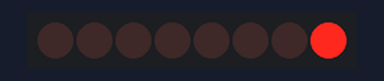
The sketch below on a simulated Arduino Uno, built with avr-gcc and run on an emulated ATmega328P. Parts: 8 shift-register outputs drawn as a row of LEDs (first output left, lit = HIGH). Wiring (inferred from the names in the program): shift register (74HC595): data pin 2; shift clock pin 4; latch pin 3. Wiring (inferred from the signals the program sends): row of LEDs: on Q0, Q1, Q2, Q3, Q4, Q5, Q6, Q7.

Above: at 0.15 s.
At 1.6 s:
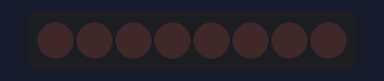
At 2.85 s:
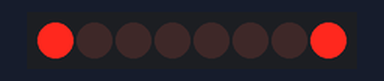
At 4.25 s:
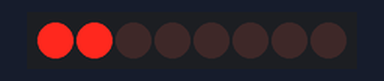
At 6.85 s:
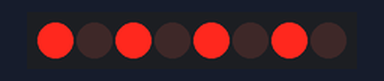
At 11.25 s:
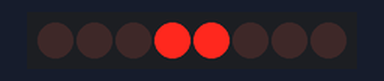
Timing chart, 0 to 11.6 s (numbered marks = the images above):
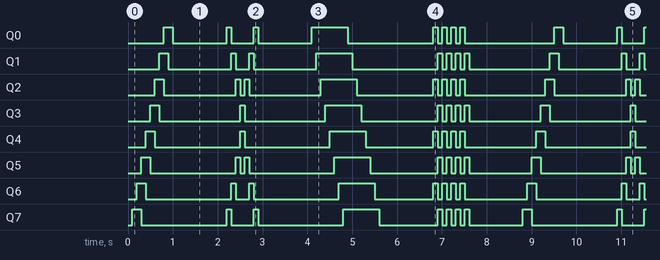

Measured:
- by itself, Q3: repeats every 8.7 s: LOW 1.8 s, HIGH 0.10 s, LOW 1.8 s, HIGH 0.80 s, LOW 1.7 s, 3 × (HIGH 0.10 s, LOW 0.10 s), HIGH 0.10 s, LOW 1.6 s, HIGH 0.20 s
- by itself, Q4: repeats every 8.7 s: LOW 1.9 s, HIGH 0.10 s, LOW 1.9 s, HIGH 0.80 s, LOW 1.5 s, 3 × (HIGH 0.10 s, LOW 0.10 s), HIGH 0.10 s, LOW 1.6 s, HIGH 0.20 s
- by itself, everything shown: repeats every 8.7 s, in 43 steps

The sketch:

74hc595.ino
```cpp
int pinData  = 2;
int pinLatch = 3;
int pinClock = 4;
#define TIEMPO 100

void ledWrite(int Led){
   shiftOut(pinData, pinClock, LSBFIRST, Led);
   digitalWrite(pinLatch, HIGH);
   digitalWrite(pinLatch, LOW);
}

void setup(){
   pinMode(pinData, OUTPUT);
   pinMode(pinLatch, OUTPUT);
   pinMode(pinClock, OUTPUT);
}

void loop(){

   ledWrite(B00000000); delay(TIEMPO);
   ledWrite(B00000001); delay(TIEMPO);
   ledWrite(B00000011); delay(TIEMPO);
   ledWrite(B00000110); delay(TIEMPO);
   ledWrite(B00001100); delay(TIEMPO);
   ledWrite(B00011000); delay(TIEMPO);
   ledWrite(B00110000); delay(TIEMPO);
   ledWrite(B01100000); delay(TIEMPO);
   ledWrite(B11000000); delay(TIEMPO);
   ledWrite(B10000000); delay(TIEMPO);
   ledWrite(B00000000); delay(TIEMPO);

   delay(1000);

   ledWrite(B00000000); delay(TIEMPO);
   ledWrite(B10000001); delay(TIEMPO);
   ledWrite(B01000010); delay(TIEMPO);
   ledWrite(B00100100); delay(TIEMPO);
   ledWrite(B00011000); delay(TIEMPO);
   ledWrite(B00100100); delay(TIEMPO);
   ledWrite(B01000010); delay(TIEMPO);
   ledWrite(B10000001); delay(TIEMPO);
   ledWrite(B00000000); delay(TIEMPO);

   delay(1000);

   ledWrite(B00000000); delay(TIEMPO);
   ledWrite(B10000000); delay(TIEMPO);
   ledWrite(B11000000); delay(TIEMPO);
   ledWrite(B11100000); delay(TIEMPO);
   ledWrite(B11110000); delay(TIEMPO);
   ledWrite(B11111000); delay(TIEMPO);
   ledWrite(B11111100); delay(TIEMPO);
   ledWrite(B11111110); delay(TIEMPO);
   ledWrite(B11111111); delay(TIEMPO);
   ledWrite(B01111111); delay(TIEMPO);
   ledWrite(B00111111); delay(TIEMPO);
   ledWrite(B00011111); delay(TIEMPO);
   ledWrite(B00001111); delay(TIEMPO);
   ledWrite(B00000111); delay(TIEMPO);
   ledWrite(B00000011); delay(TIEMPO);
   ledWrite(B00000001); delay(TIEMPO);
   ledWrite(B00000000); delay(TIEMPO);

   delay(1000);

   ledWrite(B00000000); delay(TIEMPO);
   ledWrite(B10101010); delay(TIEMPO);
   ledWrite(B01010101); delay(TIEMPO);
   ledWrite(B10101010); delay(TIEMPO);
   ledWrite(B01010101); delay(TIEMPO);
   ledWrite(B10101010); delay(TIEMPO);
   ledWrite(B01010101); delay(TIEMPO);
   ledWrite(B10101010); delay(TIEMPO);
   ledWrite(B01010101); delay(TIEMPO);
   ledWrite(B00000000); delay(TIEMPO);

   delay(1000);

}
```
